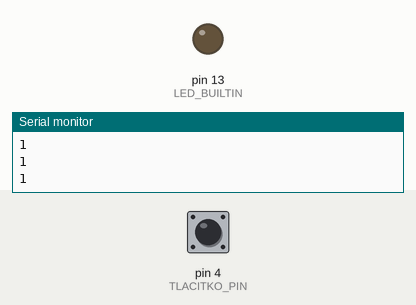
The sketch below on a simulated Arduino Uno, built with avr-gcc and run on an emulated ATmega328P. On the bench: output pins drawn as LEDs (lit = HIGH), the last lines printed to the serial monitor. The inputs (shaded band) are chosen by the test bench; at power-on: pin 4 (TLACITKO_PIN) HIGH.

Above: at 1.2 s.
1.3 s: pin 4 (TLACITKO_PIN) pulled LOW for 0.15 s
At 1.37 s:
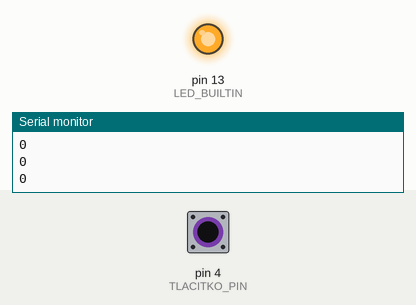
2.9 s: pin 4 (TLACITKO_PIN) pulled LOW for 3.2 s
At 6.9 s:
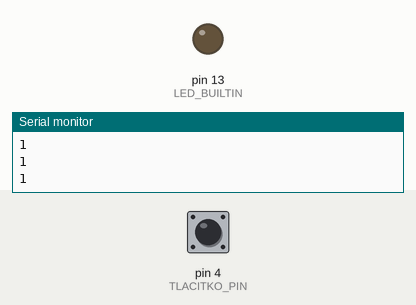
Timing chart, 0 to 8.4 s (numbered marks = the images above; inputs shaded):
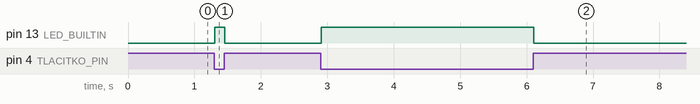

Measured:
- after the input at 1.3 s, pin 13 (LED_BUILTIN): LOW → HIGH at once, → LOW 0.15 s later
- after the input at 2.9 s, pin 13 (LED_BUILTIN): LOW → HIGH at once, → LOW 3.2 s later

The sketch:

cv1-input-pull-up-tlacitko.ino
```cpp
// Definujeme pin, ke kterému je připojeno tlačítko
#define TLACITKO_PIN 4

void setup() {
  // Spuštění sériové komunikace – umožní nám zobrazovat hodnoty v Serial Monitoru
  Serial.begin(9600);

  // Nastavení pinu jako vstupního s aktivovaným vnitřním pull-up rezistorem
  // Pin je standardně v logické hodnotě HIGH (1)
  // Po stisku tlačítka se spojí se zemí (GND) → přejde do LOW (0)
  pinMode(TLACITKO_PIN, INPUT_PULLUP);

  // Nastavení vestavěné LED jako výstup
  pinMode(LED_BUILTIN, OUTPUT);

  // Na začátku LED vypneme (bezpečný výchozí stav)
  digitalWrite(LED_BUILTIN, LOW);
}

void loop() {
  // Načteme stav tlačítka
  int stavTlacitka = digitalRead(TLACITKO_PIN);

  // Pokud je tlačítko stisknuté (LOW), rozsvítíme vestavěnou LED
  // Jinak ji zhasneme
  if (stavTlacitka == LOW) {
    digitalWrite(LED_BUILTIN, HIGH);  // zapni LED
  } else {
    digitalWrite(LED_BUILTIN, LOW);   // zhasni LED
  }

  // Vypíšeme stav tlačítka do sériového monitoru (1 = puštěné, 0 = stisknuté)
  Serial.println(stavTlacitka);

  // Krátká pauza pro přehlednější výpis
  delay(10);
}
```
